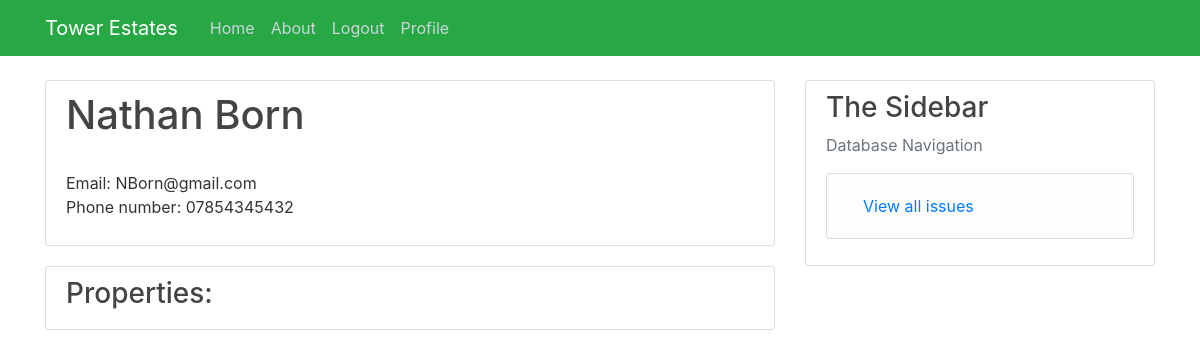
The app's page /Landlord/5 (signed in), older data.
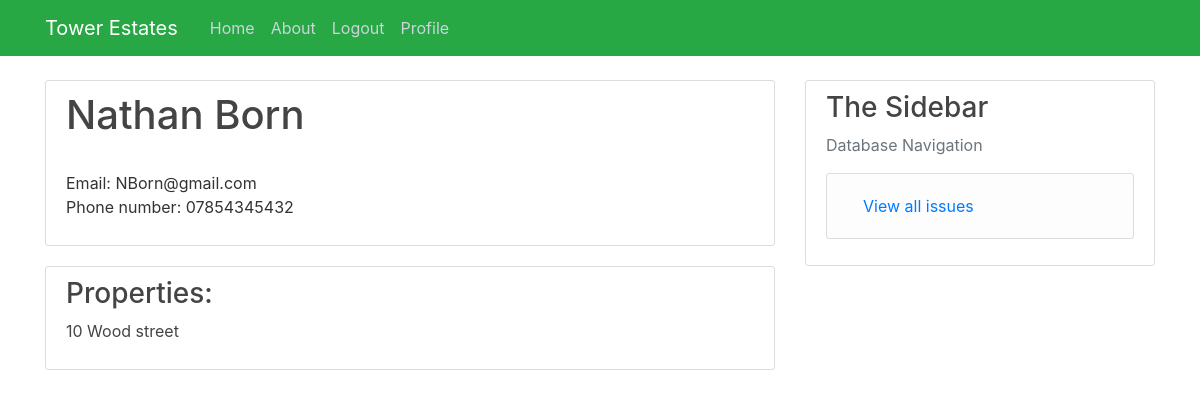
The same page, newer data.
### Tower/models.py (models this page shows, shortened)
class Properties(db.Model):
    property_id = db.Column(db.Integer, primary_key=True)
    address_line_1 = db.Column(db.String(35), nullable=False)
    address_line_2 = db.Column(db.String(20), nullable=True, default=" ")
    postcode = db.Column(db.String(10), nullable=False)
    landlord_id = db.Column(db.Integer, db.ForeignKey("user.user_id"), nullable=False)
    issue = db.relationship("Issue",cascade="all, delete-orphan", backref="Properties", lazy=True)

### Tower/routes.py (the view)
@app.route("/Landlord/<int:user_id>")  # Profile page for landlords
@login_required  # Login required
def Landlord(user_id):
    landlord = db.session.query(User).filter(User.user_id == user_id).first()  # Get's landlord's details
    if landlord.role != ("Landlord"):
        abort(404)
    if current_user.role != ("Admin") and current_user.user_id != user_id:
        abort(403)
    properties = db.session.query(Properties).filter(Properties.landlord_id == user_id).all()
    return render_template("Landlord.html", title="User Profile", landlord=landlord, properties=properties)

### Tower/models.py (called while the page is built)
@login_manager.user_loader
def load_user(user_id):
    return User.query.get(int(user_id))

### Tower/templates/Landlord.html (shortened to what this page needs)
{% extends "layout.html" %}
{% block content %}
<div class="content-section">
    <h2 class="account-heading"> {{landlord.name}}</h2>
    <br>
    <p>Email: {{landlord.email }} <br>Phone number: {{landlord.phone_number}}</p>
</div>
<div class="content-section">
    <h3>Properties: </h3>
    {%for places in properties%}
    <p><a class="article-title"  href="{{ url_for('Property',  property_id = places.property_id) }}"> {{places.address_line_1}} {{places.address_line_2}}</a></p>
    {%endfor%}
</div>
{% endblock content %}

Row changes from the older to the newer data that the page shows:
added Properties: address_line_1 "10 Wood street"
